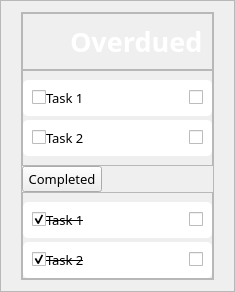
            <widget class="QFrame" name="content_frame_2">
             <property name="styleSheet">
              <string notr="true"/>
             </property>
             <property name="frameShape">
              <enum>QFrame::StyledPanel</enum>
             </property>
             <property name="frameShadow">
              <enum>QFrame::Raised</enum>
             </property>
             <layout class="QHBoxLayout" name="horizontalLayout_16">
              <property name="leftMargin">
               <number>20</number>
              </property>
              <property name="rightMargin">
               <number>20</number>
              </property>
              <item>
               <widget class="QFrame" name="task_view_2">
                <property name="frameShape">
                 <enum>QFrame::StyledPanel</enum>
                </property>
                <property name="frameShadow">
                 <enum>QFrame::Raised</enum>
                </property>
                <layout class="QVBoxLayout" name="verticalLayout_12">
                 <property name="spacing">
                  <number>0</number>
                 </property>
                 <property name="leftMargin">
                  <number>0</number>
                 </property>
                 <property name="topMargin">
                  <number>0</number>
                 </property>
                 <property name="rightMargin">
                  <number>0</number>
                 </property>
                 <property name="bottomMargin">
                  <number>0</number>
                 </property>
                 <item>
                  <widget class="QFrame" name="task_title_frame_3">
                   <property name="sizePolicy">
                    <sizepolicy hsizetype="Preferred" vsizetype="Fixed">
                     <horstretch>0</horstretch>
                     <verstretch>0</verstretch>
                    </sizepolicy>
                   </property>
                   <property name="frameShape">
                    <enum>QFrame::StyledPanel</enum>
                   </property>
                   <property name="frameShadow">
                    <enum>QFrame::Raised</enum>
                   </property>
                   <layout class="QHBoxLayout" name="horizontalLayout_37">
                    <item>
                     <widget class="QPushButton" name="pushButton">
                      <property name="sizePolicy">
                       <sizepolicy hsizetype="Fixed" vsizetype="Fixed">
                        <horstretch>0</horstretch>
                        <verstretch>0</verstretch>
                       </sizepolicy>
                      </property>
                      <property name="styleSheet">
                       <string notr="true">border:none</string>
                      </property>
                      <property name="text">
                       <string/>
                      </property>
                      <property name="icon">
                       <iconset resource="../resources/icon.qrc">
                        <normaloff>:/icon/icons/calendar.png</normaloff>:/icon/icons/calendar.png</iconset>
                      </property>
                      <property name="iconSize">
                       <size>
                        <width>32</width>
                        <height>32</height>
                       </size>
                      </property>
                     </widget>
                    </item>
                    <item>
                     <widget class="QLabel" name="task_title_3">
                      <property name="font">
                       <font>
                        <family>Microsoft JhengHei</family>
                        <pointsize>20</pointsize>
                        <weight>75</weight>
                        <bold>true</bold>
                       </font>
                      </property>
                      <property name="styleSheet">
                       <string notr="true">color: white</string>
                      </property>
                      <property name="text">
                       <string>Overdued</string>
                      </property>
                     </widget>
                    </item>
                   </layout>
                  </widget>
                 </item>
                 <item alignment="Qt::AlignTop">
                  <widget class="QFrame" name="task_to_do_2">
                   <property name="frameShape">
                    <enum>QFrame::StyledPanel</enum>
                   </property>
                   <property name="frameShadow">
                    <enum>QFrame::Raised</enum>
                   </property>
                   <layout class="QVBoxLayout" name="verticalLayout_17">
                    <property name="spacing">
                     <number>4</number>
                    </property>
                    <property name="leftMargin">
                     <number>0</number>
                    </property>
                    <property name="rightMargin">
                     <number>0</number>
                    </property>
                    <item>
                     <widget class="QFrame" name="task_frame_5">
                      <property name="sizePolicy">
                       <sizepolicy hsizetype="Preferred" vsizetype="Fixed">
                        <horstretch>0</horstretch>
                        <verstretch>0</verstretch>
                       </sizepolicy>
                      </property>
                      <property name="styleSheet">
                       <string notr="true">QFrame  {
     /* Solid black border */
    border-radius: 5px;      /* Rounded corners */
	background-color: white
}</string>
                      </property>
                      <property name="frameShape">
                       <enum>QFrame::StyledPanel</enum>
                      </property>
                      <property name="frameShadow">
                       <enum>QFrame::Raised</enum>
                      </property>
                      <layout class="QHBoxLayout" name="horizontalLayout_17">
                       <property name="bottomMargin">
                        <number>9</number>
                       </property>
                       <item alignment="Qt::AlignLeft">
                        <widget class="QFrame" name="task_name_frame_3">
                         <property name="frameShape">
                          <enum>QFrame::StyledPanel</enum>
                         </property>
                         <property name="frameShadow">
                          <enum>QFrame::Raised</enum>
                         </property>
                         <layout class="QHBoxLayout" name="horizontalLayout_18">
                          <property name="spacing">
                           <number>0</number>
                          </property>
                          <property name="leftMargin">
                           <number>0</number>
                          </property>
                          <property name="topMargin">
                           <number>0</number>
                          </property>
                          <property name="rightMargin">
                           <number>0</number>
                          </property>
                          <property name="bottomMargin">
                           <number>0</number>
                          </property>
                          <item>
                           <widget class="QCheckBox" name="done_check_4">
                            <property name="sizePolicy">
                             <sizepolicy hsizetype="Preferred" vsizetype="Fixed">
                              <horstretch>0</horstretch>
                              <verstretch>0</verstretch>
                             </sizepolicy>
                            </property>
                            <property name="styleSheet">
                             <string notr="true">QCheckBox::indicator::unchecked { image: url(:/icon/icons/circle.png); height: 20px; width: 20px}

QCheckBox::indicator::checked { image: url(:/icon/icons/check_fill.png); height: 20px; width: 20px}</string>
                            </property>
                            <property name="text">
                             <string/>
                            </property>
                            <property name="checked">
                             <bool>false</bool>
                            </property>
                           </widget>
                          </item>
                          <item>
                           <widget class="QLabel" name="task_name_3">
                            <property name="font">
                             <font>
                              <family>Microsoft JhengHei</family>
                              <pointsize>10</pointsize>
                             </font>
                            </property>
                            <property name="text">
                             <string>Task 1</string>
                            </property>
                           </widget>
                          </item>
                         </layout>
                        </widget>
                       </item>
                       <item alignment="Qt::AlignRight">
                        <widget class="QFrame" name="important_frame_3">
                         <property name="frameShape">
                          <enum>QFrame::StyledPanel</enum>
                         </property>
                         <property name="frameShadow">
                          <enum>QFrame::Raised</enum>
                         </property>
                         <layout class="QHBoxLayout" name="horizontalLayout_27">
                          <property name="spacing">
                           <number>0</number>
                          </property>
                          <property name="leftMargin">
                           <number>0</number>
                          </property>
                          <property name="topMargin">
                           <number>0</number>
                          </property>
                          <property name="rightMargin">
                           <number>0</number>
                          </property>
                          <property name="bottomMargin">
                           <number>0</number>
                          </property>
                          <item>
                           <widget class="QCheckBox" name="import_tant_check_2">
                            <property name="sizePolicy">
                             <sizepolicy hsizetype="Fixed" vsizetype="Fixed">
                              <horstretch>0</horstretch>
                              <verstretch>0</verstretch>
                             </sizepolicy>
                            </property>
                            <property name="font">
                             <font>
                              <pointsize>9</pointsize>
                             </font>
                            </property>
                            <property name="autoFillBackground">
                             <bool>false</bool>
                            </property>
                            <property name="styleSheet">
                             <string notr="true">QCheckBox::indicator::unchecked { image: url(:/icon/icons/star.png); height: 25px; width: 25px}

QCheckBox::indicator::checked { image: url(:/icon/icons/star_fill.png); height: 25px; width: 25px}</string>
                            </property>
                            <property name="text">
                             <string/>
                            </property>
                            <property name="iconSize">
                             <size>
                              <width>16</width>
                              <height>16</height>
                             </size>
                            </property>
                            <property name="checked">
                             <bool>false</bool>
                            </property>
                            <property name="tristate">
                             <bool>false</bool>
                            </property>
                           </widget>
                          </item>
                         </layout>
                        </widget>
                       </item>
                      </layout>
                     </widget>
                    </item>
                    <item>
                     <widget class="QFrame" name="task_frame_6">
                      <property name="sizePolicy">
                       <sizepolicy hsizetype="Preferred" vsizetype="Fixed">
                        <horstretch>0</horstretch>
                        <verstretch>0</verstretch>
                       </sizepolicy>
                      </property>
                      <property name="styleSheet">
                       <string notr="true">QFrame  {
    border-radius: 5px;      /* Rounded corners */
	background-color: white
}</string>
                      </property>
                      <property name="frameShape">
                       <enum>QFrame::StyledPanel</enum>
                      </property>
                      <property name="frameShadow">
                       <enum>QFrame::Raised</enum>
                      </property>
                      <layout class="QHBoxLayout" name="horizontalLayout_28">
                       <item alignment="Qt::AlignLeft">
                        <widget class="QFrame" name="frame_26">
                         <property name="sizePolicy">
                          <sizepolicy hsizetype="Preferred" vsizetype="Fixed">
                           <horstretch>0</horstretch>
                           <verstretch>0</verstretch>
                          </sizepolicy>
                         </property>
                         <property name="frameShape">
                          <enum>QFrame::StyledPanel</enum>
                         </property>
                         <property name="frameShadow">
                          <enum>QFrame::Raised</enum>
                         </property>
                         <layout class="QHBoxLayout" name="horizontalLayout_29">
                          <property name="spacing">
                           <number>0</number>
                          </property>
                          <property name="leftMargin">
                           <number>0</number>
                          </property>
                          <property name="topMargin">
                           <number>0</number>
                          </property>
                          <property name="rightMargin">
                           <number>0</number>
                          </property>
                          <property name="bottomMargin">
                           <number>0</number>
                          </property>
                          <item>
                           <widget class="QCheckBox" name="checkBox_7">
                            <property name="sizePolicy">
                             <sizepolicy hsizetype="Preferred" vsizetype="Fixed">
                              <horstretch>0</horstretch>
                              <verstretch>0</verstretch>
                             </sizepolicy>
                            </property>
                            <property name="styleSheet">
                             <string notr="true">QCheckBox::indicator::unchecked { image: url(:/icon/icons/circle.png); height: 20px; width: 20px}

QCheckBox::indicator::checked { image: url(:/icon/icons/check_fill.png); height: 20px; width: 20px}</string>
                            </property>
                            <property name="text">
                             <string/>
                            </property>
                            <property name="checked">
                             <bool>false</bool>
                            </property>
                           </widget>
                          </item>
                          <item>
                           <widget class="QLabel" name="label_17">
                            <property name="font">
                             <font>
                              <family>Microsoft JhengHei</family>
                              <pointsize>10</pointsize>
                             </font>
                            </property>
                            <property name="text">
                             <string>Task 2</string>
                            </property>
                           </widget>
                          </item>
                         </layout>
                        </widget>
                       </item>
                       <item alignment="Qt::AlignRight">
                        <widget class="QCheckBox" name="important_check_5">
                         <property name="sizePolicy">
                          <sizepolicy hsizetype="Fixed" vsizetype="Fixed">
                           <horstretch>0</horstretch>
                           <verstretch>0</verstretch>
                          </sizepolicy>
                         </property>
                         <property name="font">
                          <font>
                           <pointsize>9</pointsize>
                          </font>
                         </property>
                         <property name="autoFillBackground">
                          <bool>false</bool>
                         </property>
                         <property name="styleSheet">
                          <string notr="true">QCheckBox::indicator::unchecked { image: url(:/icon/icons/star.png); height: 25px; width: 25px}

QCheckBox::indicator::checked { image: url(:/icon/icons/star_fill.png); height: 25px; width: 25px}</string>
                         </property>
                         <property name="text">
                          <string/>
                         </property>
                         <property name="iconSize">
                          <size>
                           <width>16</width>
                           <height>16</height>
                          </size>
                         </property>
                         <property name="checked">
                          <bool>false</bool>
                         </property>
                         <property name="tristate">
                          <bool>false</bool>
                         </property>
                        </widget>
                       </item>
                      </layout>
                     </widget>
                    </item>
                   </layout>
                  </widget>
                 </item>
                 <item>
                  <widget class="QPushButton" name="show_completed_2">
                   <property name="sizePolicy">
                    <sizepolicy hsizetype="Fixed" vsizetype="Fixed">
                     <horstretch>0</horstretch>
                     <verstretch>0</verstretch>
                    </sizepolicy>
                   </property>
                   <property name="font">
                    <font>
                     <family>Microsoft JhengHei</family>
                     <pointsize>10</pointsize>
                    </font>
                   </property>
                   <property name="styleSheet">
                    <string notr="true">QButton {
     /* Solid black border */
    border-radius: 5px;      /* Rounded corners */
	background-color: rgb(243,243,243);
}</string>
                   </property>
                   <property name="text">
                    <string>Completed</string>
                   </property>
                   <property name="icon">
                    <iconset>
                     <normaloff>:/icon/keyboard-down.png</normaloff>:/icon/keyboard-down.png</iconset>
                   </property>
                  </widget>
                 </item>
                 <item alignment="Qt::AlignTop">
                  <widget class="QFrame" name="task_completed_2">
                   <property name="frameShape">
                    <enum>QFrame::StyledPanel</enum>
                   </property>
                   <property name="frameShadow">
                    <enum>QFrame::Raised</enum>
                   </property>
                   <layout class="QVBoxLayout" name="verticalLayout_18">
                    <property name="spacing">
                     <number>4</number>
                    </property>
                    <property name="leftMargin">
                     <number>0</number>
                    </property>
                    <property name="rightMargin">
                     <number>0</number>
                    </property>
                    <property name="bottomMargin">
                     <number>0</number>
                    </property>
                    <item>
                     <widget class="QFrame" name="task_frame_7">
                      <property name="sizePolicy">
                       <sizepolicy hsizetype="Preferred" vsizetype="Fixed">
                        <horstretch>0</horstretch>
                        <verstretch>0</verstretch>
                       </sizepolicy>
                      </property>
                      <property name="styleSheet">
                       <string notr="true">QFrame {
     /* Solid black border */
    border-radius: 5px;      /* Rounded corners */
	background-color: white
}</string>
                      </property>
                      <property name="frameShape">
                       <enum>QFrame::StyledPanel</enum>
                      </property>
                      <property name="frameShadow">
                       <enum>QFrame::Raised</enum>
                      </property>
                      <layout class="QHBoxLayout" name="horizontalLayout_30">
                       <property name="bottomMargin">
                        <number>9</number>
                       </property>
                       <item alignment="Qt::AlignLeft">
                        <widget class="QFrame" name="task_name_frame_4">
                         <property name="frameShape">
                          <enum>QFrame::StyledPanel</enum>
                         </property>
                         <property name="frameShadow">
                          <enum>QFrame::Raised</enum>
                         </property>
                         <layout class="QHBoxLayout" name="horizontalLayout_31">
                          <property name="spacing">
                           <number>0</number>
                          </property>
                          <property name="leftMargin">
                           <number>0</number>
                          </property>
                          <property name="topMargin">
                           <number>0</number>
                          </property>
                          <property name="rightMargin">
                           <number>0</number>
                          </property>
                          <property name="bottomMargin">
                           <number>0</number>
                          </property>
                          <item>
                           <widget class="QCheckBox" name="done_check_5">
                            <property name="sizePolicy">
                             <sizepolicy hsizetype="Preferred" vsizetype="Fixed">
                              <horstretch>0</horstretch>
                              <verstretch>0</verstretch>
                             </sizepolicy>
                            </property>
                            <property name="styleSheet">
                             <string notr="true">QCheckBox::indicator::unchecked { image: url(:/icon/icons/circle.png); height: 20px; width: 20px}

QCheckBox::indicator::checked { image: url(:/icon/icons/check_fill.png); height: 20px; width: 20px}</string>
                            </property>
                            <property name="text">
                             <string/>
                            </property>
                            <property name="checked">
                             <bool>true</bool>
                            </property>
                           </widget>
                          </item>
                          <item>
                           <widget class="QLabel" name="task_name_4">
                            <property name="font">
                             <font>
                              <family>Microsoft JhengHei</family>
                              <pointsize>10</pointsize>
                              <strikeout>true</strikeout>
                             </font>
                            </property>
                            <property name="text">
                             <string>Task 1</string>
                            </property>
                           </widget>
                          </item>
                         </layout>
                        </widget>
                       </item>
                       <item alignment="Qt::AlignRight">
                        <widget class="QFrame" name="important_frame_4">
                         <property name="frameShape">
                          <enum>QFrame::StyledPanel</enum>
                         </property>
                         <property name="frameShadow">
                          <enum>QFrame::Raised</enum>
                         </property>
                         <layout class="QHBoxLayout" name="horizontalLayout_32">
                          <property name="spacing">
                           <number>0</number>
                          </property>
                          <property name="leftMargin">
                           <number>0</number>
                          </property>
                          <property name="topMargin">
                           <number>0</number>
                          </property>
                          <property name="rightMargin">
                           <number>0</number>
                          </property>
                          <property name="bottomMargin">
                           <number>0</number>
                          </property>
                          <item>
                           <widget class="QCheckBox" name="important_check_6">
                            <property name="sizePolicy">
                             <sizepolicy hsizetype="Fixed" vsizetype="Fixed">
                              <horstretch>0</horstretch>
                              <verstretch>0</verstretch>
                             </sizepolicy>
                            </property>
                            <property name="font">
                             <font>
                              <pointsize>9</pointsize>
                             </font>
                            </property>
                            <property name="autoFillBackground">
                             <bool>false</bool>
                            </property>
                            <property name="styleSheet">
                             <string notr="true">QCheckBox::indicator::unchecked { image: url(:/icon/icons/star.png); height: 25px; width: 25px}

QCheckBox::indicator::checked { image: url(:/icon/icons/star_fill.png); height: 25px; width: 25px}</string>
                            </property>
                            <property name="text">
                             <string/>
                            </property>
                            <property name="iconSize">
                             <size>
                              <width>16</width>
                              <height>16</height>
                             </size>
                            </property>
                            <property name="checked">
                             <bool>false</bool>
                            </property>
                            <property name="tristate">
                             <bool>false</bool>
                            </property>
                           </widget>
                          </item>
                         </layout>
                        </widget>
                       </item>
                      </layout>
                     </widget>
                    </item>
                    <item>
                     <widget class="QFrame" name="task_frame_8">
                      <property name="sizePolicy">
                       <sizepolicy hsizetype="Preferred" vsizetype="Fixed">
                        <horstretch>0</horstretch>
                        <verstretch>0</verstretch>
                       </sizepolicy>
                      </property>
                      <property name="styleSheet">
                       <string notr="true">QFrame  {
    border-radius: 5px;      /* Rounded corners */
	background-color: white
}</string>
                      </property>
                      <property name="frameShape">
                       <enum>QFrame::StyledPanel</enum>
                      </property>
                      <property name="frameShadow">
                       <enum>QFrame::Raised</enum>
                      </property>
                      <layout class="QHBoxLayout" name="horizontalLayout_33">
                       <item alignment="Qt::AlignLeft">
                        <widget class="QFrame" name="frame_31">
                         <property name="sizePolicy">
                          <sizepolicy hsizetype="Preferred" vsizetype="Fixed">
                           <horstretch>0</horstretch>
                           <verstretch>0</verstretch>
                          </sizepolicy>
                         </property>
                         <property name="frameShape">
                          <enum>QFrame::StyledPanel</enum>
                         </property>
                         <property name="frameShadow">
                          <enum>QFrame::Raised</enum>
                         </property>
                         <layout class="QHBoxLayout" name="horizontalLayout_34">
                          <property name="spacing">
                           <number>0</number>
                          </property>
                          <property name="leftMargin">
                           <number>0</number>
                          </property>
                          <property name="topMargin">
                           <number>0</number>
                          </property>
                          <property name="rightMargin">
                           <number>0</number>
                          </property>
                          <property name="bottomMargin">
                           <number>0</number>
                          </property>
                          <item>
                           <widget class="QCheckBox" name="checkBox_11">
                            <property name="sizePolicy">
                             <sizepolicy hsizetype="Preferred" vsizetype="Fixed">
                              <horstretch>0</horstretch>
                              <verstretch>0</verstretch>
                             </sizepolicy>
                            </property>
                            <property name="styleSheet">
                             <string notr="true">QCheckBox::indicator::unchecked { image: url(:/icon/icons/circle.png); height: 20px; width: 20px}

QCheckBox::indicator::checked { image: url(:/icon/icons/check_fill.png); height: 20px; width: 20px}</string>
                            </property>
                            <property name="text">
                             <string/>
                            </property>
                            <property name="checked">
                             <bool>true</bool>
                            </property>
                           </widget>
                          </item>
                          <item>
                           <widget class="QLabel" name="label_19">
                            <property name="font">
                             <font>
                              <family>Microsoft JhengHei</family>
                              <pointsize>10</pointsize>
                              <strikeout>true</strikeout>
                             </font>
                            </property>
                            <property name="text">
                             <string>Task 2</string>
                            </property>
                           </widget>
                          </item>
                         </layout>
                        </widget>
                       </item>
                       <item alignment="Qt::AlignRight">
                        <widget class="QCheckBox" name="important_check_7">
                         <property name="sizePolicy">
                          <sizepolicy hsizetype="Fixed" vsizetype="Fixed">
                           <horstretch>0</horstretch>
                           <verstretch>0</verstretch>
                          </sizepolicy>
                         </property>
                         <property name="font">
                          <font>
                           <pointsize>9</pointsize>
                          </font>
                         </property>
                         <property name="autoFillBackground">
                          <bool>false</bool>
                         </property>
                         <property name="styleSheet">
                          <string notr="true">QCheckBox::indicator::unchecked { image: url(:/icon/icons/star.png); height: 25px; width: 25px}

QCheckBox::indicator::checked { image: url(:/icon/icons/star_fill.png); height: 25px; width: 25px}</string>
                         </property>
                         <property name="text">
                          <string/>
                         </property>
                         <property name="iconSize">
                          <size>
                           <width>16</width>
                           <height>16</height>
                          </size>
                         </property>
                         <property name="checked">
                          <bool>false</bool>
                         </property>
                         <property name="tristate">
                          <bool>false</bool>
                         </property>
                        </widget>
                       </item>
                      </layout>
                     </widget>
                    </item>
                   </layout>
                  </widget>
                 </item>
                </layout>
               </widget>
              </item>
             </layout>
            </widget>
